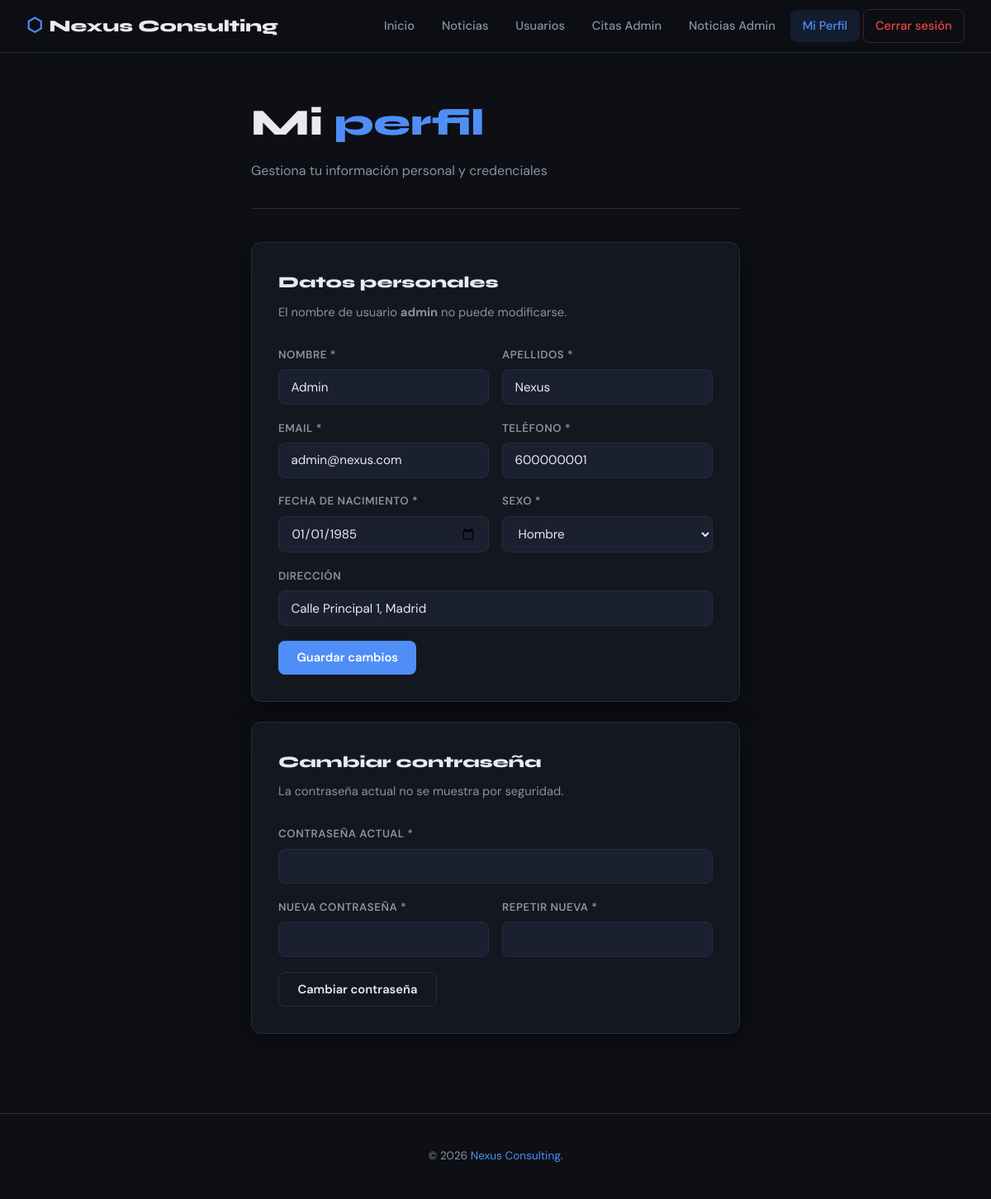
/user/perfil.php (signed in), run on the app's committed database.
### tables this page shows
CREATE TABLE users_login (
    idLogin  INT          NOT NULL AUTO_INCREMENT,
    idUser   INT          NOT NULL UNIQUE,
    usuario  VARCHAR(80)  NOT NULL UNIQUE,
    password VARCHAR(255) NOT NULL,
    rol      ENUM('admin','user') NOT NULL DEFAULT 'user',
    PRIMARY KEY (idLogin),
    CONSTRAINT fk_login_user FOREIGN KEY (idUser) REFERENCES users_data(idUser) ON DELETE CASCADE
);

CREATE TABLE users_data (
    idUser      INT          NOT NULL AUTO_INCREMENT,
    nombre      VARCHAR(100) NOT NULL,
    apellidos   VARCHAR(150) NOT NULL,
    email       VARCHAR(150) NOT NULL UNIQUE,
    telefono    VARCHAR(20)  NOT NULL,
    fecha_nacimiento DATE    NOT NULL,
    direccion   VARCHAR(255),
    sexo        ENUM('Hombre','Mujer','Otro') NOT NULL,
    PRIMARY KEY (idUser)
);

### user/perfil.php (the view, shortened to what this page needs)
<?php
require_once __DIR__ . '/../includes/db.php';
$idUser  = $_SESSION['idUser'];
$st = $conn->prepare("SELECT d.*, l.usuario FROM users_data d JOIN users_login l ON l.idUser = d.idUser WHERE d.idUser = ?");
$st->bind_param('i', $idUser);
$st->execute();
$datos = $st->get_result()->fetch_assoc();
?>
<!DOCTYPE html>
<html lang="es">
<head>
    <link rel="stylesheet" href="/css/style.css">
</head>
<body>
<?php require_once __DIR__ . '/../includes/navbar.php'; ?>
<div class="page" style="max-width:640px; padding-top:3rem;">
    <div class="page-header" style="padding-top:0;">
        <h1>Mi <span style="color:var(--accent)">perfil</span></h1>
        <p>Gestiona tu información personal y credenciales</p>
    </div>
    <div class="card" style="margin-bottom:1.5rem;">
        <h2 class="card-title" style="font-size:1.2rem;">Datos personales</h2>
        <p class="card-subtitle">El nombre de usuario <strong><?= htmlspecialchars($datos['usuario']) ?></strong> no puede modificarse.</p>
        <form method="POST" novalidate>
            <div class="form-row">
                <div class="form-group">
                    <label>Nombre *</label>
                    <input type="text" name="nombre" value="<?= htmlspecialchars($datos['nombre']) ?>" required>
                </div>
                <div class="form-group">
                    <label>Apellidos *</label>
                    <input type="text" name="apellidos" value="<?= htmlspecialchars($datos['apellidos']) ?>" required>
                </div>
            </div>
            <div class="form-row">
                <div class="form-group">
                    <label>Email *</label>
                    <input type="email" name="email" value="<?= htmlspecialchars($datos['email']) ?>" required>
                </div>
                <div class="form-group">
                    <label>Teléfono *</label>
                    <input type="tel" name="telefono" value="<?= htmlspecialchars($datos['telefono']) ?>" required>
                </div>
            </div>
            <div class="form-row">
                <div class="form-group">
                    <label>Fecha de nacimiento *</label>
                    <input type="date" name="fecha_nacimiento" value="<?= htmlspecialchars($datos['fecha_nacimiento']) ?>" required>
                </div>
                <div class="form-group">
                    <label>Sexo *</label>
                    <select name="sexo">
                        <?php foreach (['Hombre','Mujer','Otro'] as $s): ?>
                        <option value="<?= $s ?>" <?= $datos['sexo'] === $s ? 'selected' : '' ?>><?= $s ?></option>
                        <?php endforeach; ?>
                    </select>
                </div>
            </div>
            <div class="form-group">
                <label>Dirección</label>
                <input type="text" name="direccion" value="<?= htmlspecialchars($datos['direccion'] ?? '') ?>">
            </div>
            <button type="submit" class="btn btn-primary">Guardar cambios</button>
        </form>
    </div>
    <div class="card">
        <h2 class="card-title" style="font-size:1.2rem;">Cambiar contraseña</h2>
        <p class="card-subtitle">La contraseña actual no se muestra por seguridad.</p>
        <form method="POST" novalidate>
            <div class="form-group">
                <label>Contraseña actual *</label>
                <input type="password" name="pass_actual" required>
            </div>
            <div class="form-row">
                <div class="form-group">
                    <label>Nueva contraseña *</label>
                    <input type="password" name="pass_nueva" required>
                </div>
                <div class="form-group">
                    <label>Repetir nueva *</label>
                    <input type="password" name="pass_rep" required>
                </div>
            </div>
            <button type="submit" class="btn btn-ghost">Cambiar contraseña</button>
        </form>
    </div>
</div>
<footer><p>© <?= date('Y') ?> <span>Nexus Consulting</span>.</p></footer>
</body>
</html>

### css/style.css (style rules this page uses)
:root { --bg: #0d0f14; --bg2: #131720; --bg3: #1a2030; --accent: #4f8ef7; --accent2: #7c3aed; --text: #e8eaf0; --text-muted:#8892a4; --border: #252d3d; --success: #22c55e; --error: #ef4444; --warn: #f59e0b; --radius: 12px; --shadow: 0 8px 32px rgba(0,0,0,.45); }
*, *::before, *::after { box-sizing: border-box; margin: 0; padding: 0; }
html { scroll-behavior: smooth; }
body { font-family: 'DM Sans', sans-serif; background: var(--bg); color: var(--text); min-height: 100vh; line-height: 1.65; }
.page { max-width: 1200px; margin: 0 auto; padding: 2rem 1.5rem; }
.btn { display: inline-flex; align-items: center; gap: .5rem; padding: .65rem 1.4rem; border-radius: 8px; font-size: .92rem; font-weight: 600; cursor: pointer; border: none; transition: all .2s; font-family: inherit; }
.btn-primary { background: var(--accent); color: #fff; }
.btn-ghost { background: transparent; color: var(--text); border: 1px solid var(--border); }
.card { background: var(--bg2); border: 1px solid var(--border); border-radius: var(--radius); padding: 2rem; box-shadow: var(--shadow); }
.card-title { font-family: 'Syne', sans-serif; font-size: 1.5rem; font-weight: 800; margin-bottom: .5rem; }
.card-subtitle { color: var(--text-muted); font-size: .92rem; margin-bottom: 1.8rem; }
.form-group { margin-bottom: 1.1rem; }
.form-row { display: grid; grid-template-columns: 1fr 1fr; gap: 1rem; }
label { display: block; font-size: .83rem; font-weight: 600; margin-bottom: .4rem; color: var(--text-muted); letter-spacing: .04em; text-transform: uppercase; }
input, select, textarea { width: 100%; padding: .65rem .9rem; background: var(--bg3); border: 1px solid var(--border); border-radius: 8px; color: var(--text); font-family: inherit; font-size: .95rem; transition: border-color .2s; outline: none; }
select option { background: var(--bg2); }
.page-header { padding: 3rem 0 2rem; border-bottom: 1px solid var(--border); margin-bottom: 2.5rem; }
.page-header h1 { font-family: 'Syne', sans-serif; font-size: clamp(1.8rem, 4vw, 2.8rem); font-weight: 800; }
.page-header p { color: var(--text-muted); margin-top: .5rem; }
footer { border-top: 1px solid var(--border); padding: 2.5rem 2rem; text-align: center; color: var(--text-muted); font-size: .85rem; margin-top: 4rem; }
footer span { color: var(--accent); }

### data on the page
users_login: usuario "admin", nombre "Admin", apellidos "Nexus", email "admin@nexus.com", telefono "600000001", fecha_nacimiento "01/01/1985", direccion "Calle Principal 1, Madrid"
users_data: sexo "Hombre"

### other printed values
$label "Inicio Noticias Usuarios Citas Admin Noticias Admin Mi Perfil"
